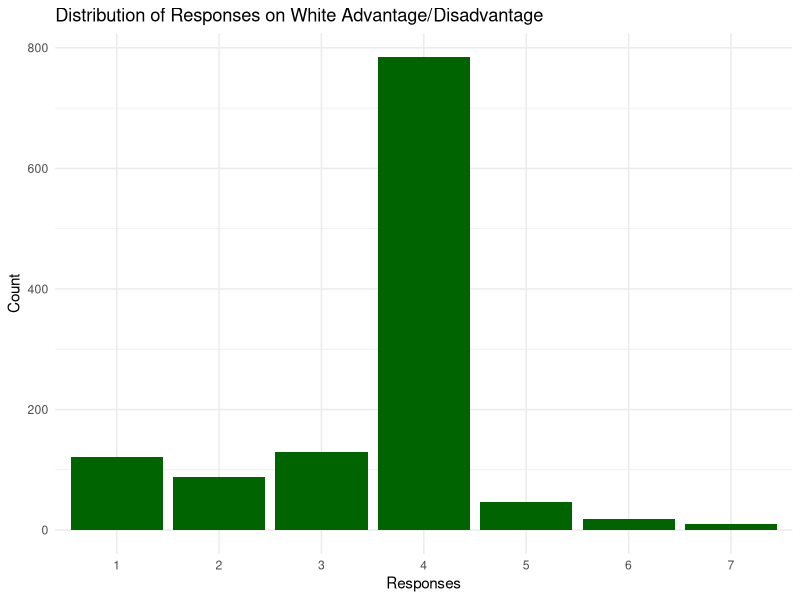
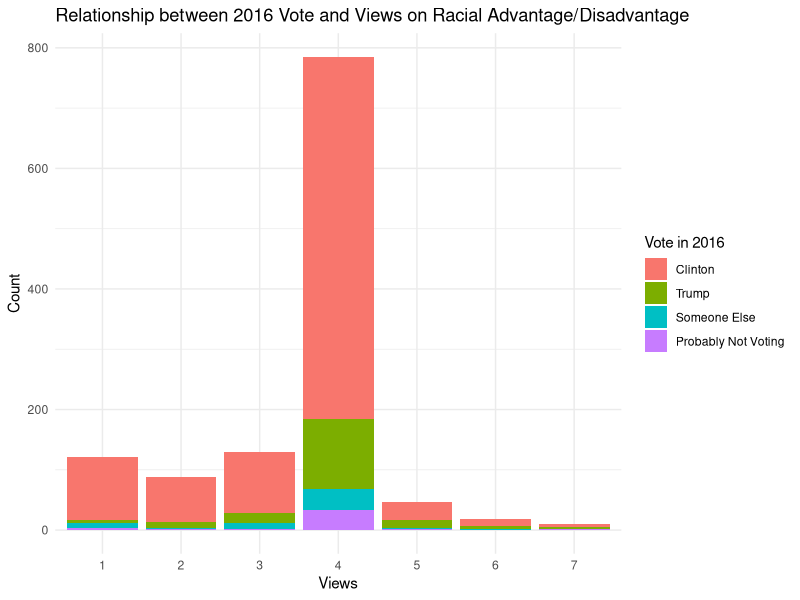
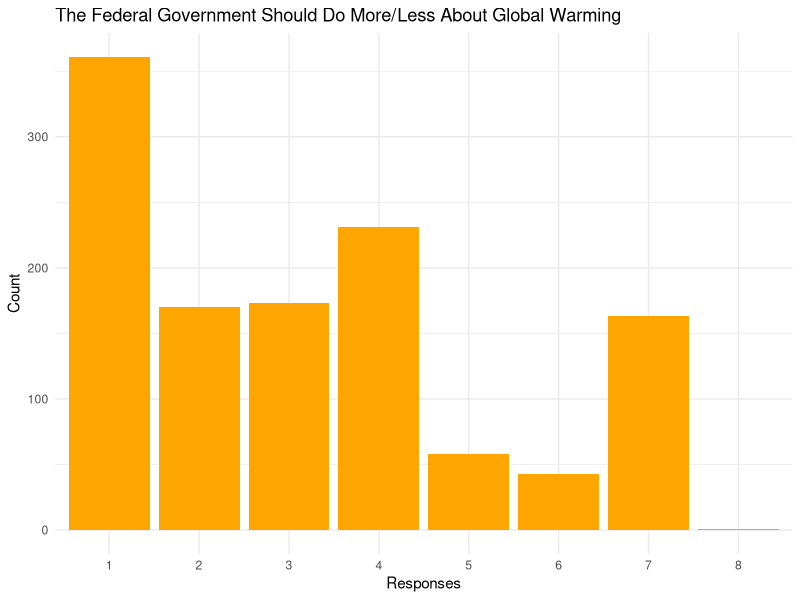
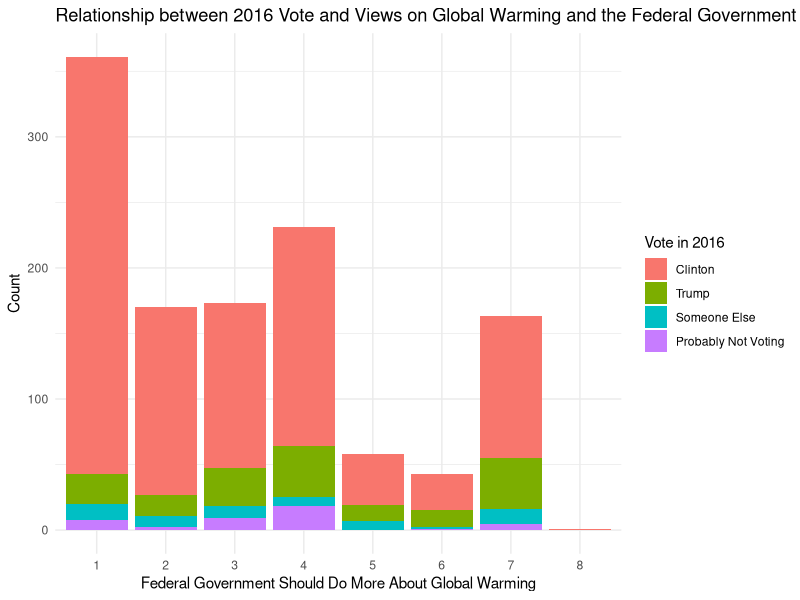
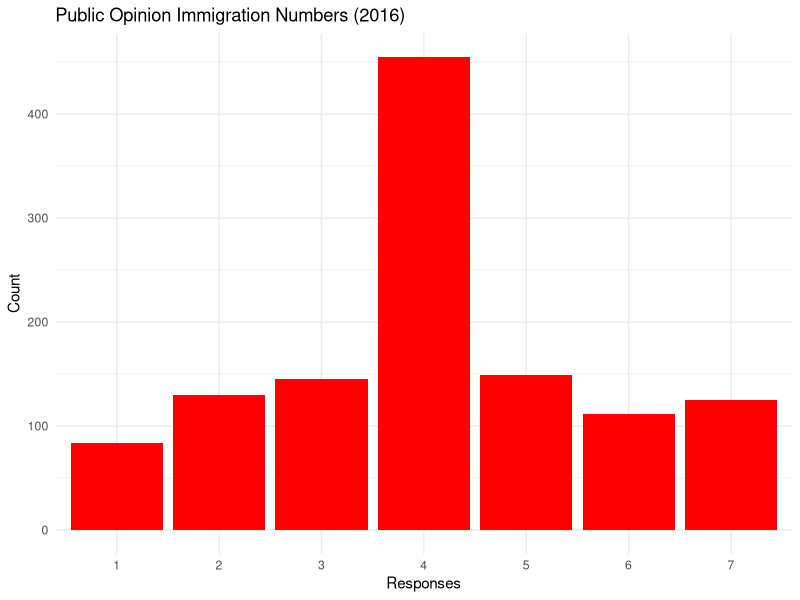
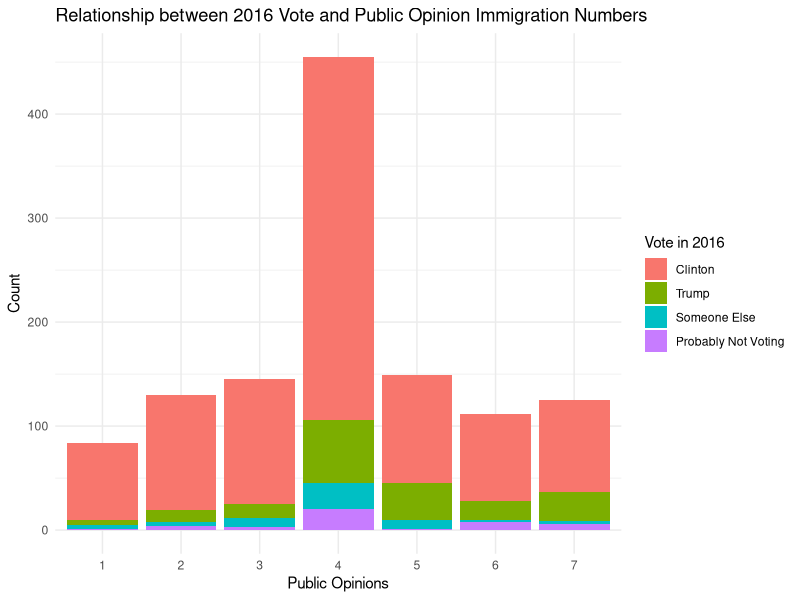
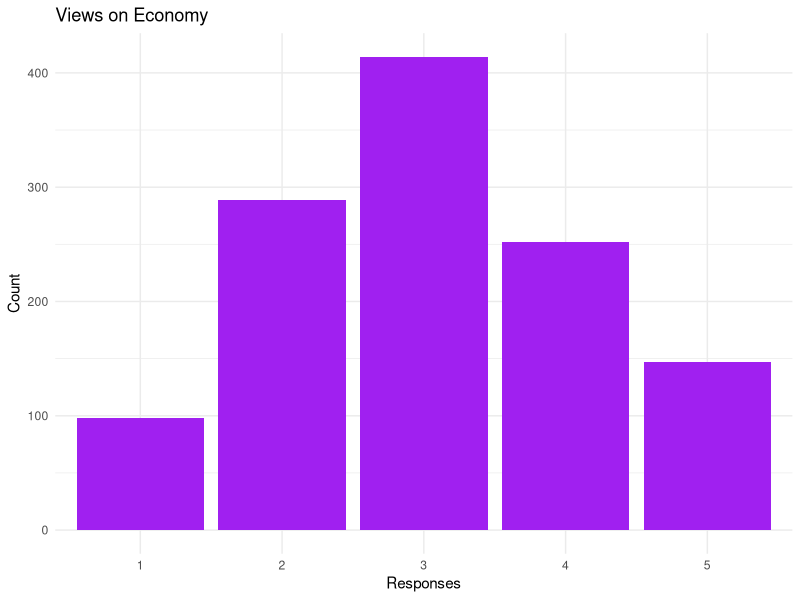
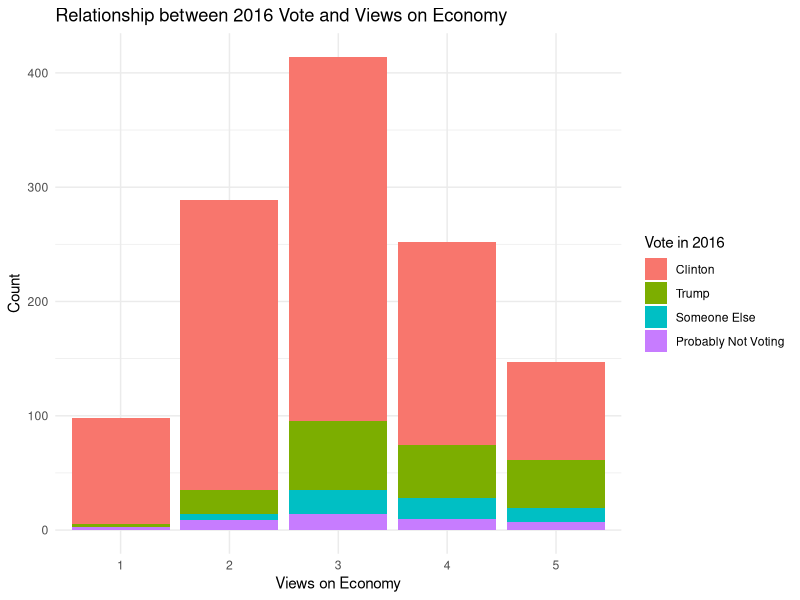

Generate these figures, in order, with R:
library(here)
library(tidyverse)
library(dplyr)
library(ggplot2)

anes_data <- read_csv(here("data", "anes_pilot_2016.csv"))

vote2016 <- anes_data$vote16dt
vote2016 <- ifelse(vote2016 == 9, NA, vote2016)
vote2016 <- factor(vote2016, 
                   levels = c(1, 2, 3, 4),
                   labels = c("Clinton", "Trump", "Someone Else", "Probably Not Voting"))

white_adv <- anes_data$wad4b
white_adv <- ifelse(white_adv == 9, NA, white_adv)

impute_mode <- function(x) {
  mode_val <- as.numeric(names(sort(table(x), decreasing = TRUE)[1]))
  ifelse(is.na(x), mode_val, x)
}

white_adv <- impute_mode(white_adv)
vote2016 <- factor(impute_mode(as.numeric(vote2016)),
                   levels = c(1, 2, 3, 4),
                   labels = c("Clinton", "Trump", "Someone Else", "Probably Not Voting"))

impute_mean <- function(x) {
  mean_val <- mean(x, na.rm = TRUE)
  ifelse(is.na(x), mean_val, x)
}

warmdo <- impute_mean(anes_data$warmdo)
immig_numb <- impute_mean(anes_data$immig_numb)
econnow <- impute_mean(anes_data$econnow)

anes_data$vote2016 <- vote2016
anes_data$white_adv <- white_adv
anes_data$warmdo <- warmdo
anes_data$immig_numb <- immig_numb
anes_data$econnow <- econnow

ggplot(anes_data, aes(x = factor(white_adv, exclude = NULL))) +
  geom_bar(fill = "darkgreen") +
  labs(
    title = "Distribution of Responses on White Advantage/Disadvantage",
    x = "Responses",
    y = "Count"
  ) +
  theme_minimal()

ggplot(anes_data, aes(x = factor(white_adv), fill = factor(vote2016))) +
  geom_bar() +
  labs(
    title = "Relationship between 2016 Vote and Views on Racial Advantage/Disadvantage",
    x = "Views",
    y = "Count",
    fill = "Vote in 2016"
  ) +
  theme_minimal()

ggplot(anes_data, aes(x = factor(warmdo, exclude = NULL))) +
  geom_bar(fill = "orange") +
  labs(
    title = "The Federal Government Should Do More/Less About Global Warming",
    x = "Responses",
    y = "Count"
  ) +
  theme_minimal()

ggplot(anes_data, aes(x = factor(warmdo), fill = factor(vote2016))) +  
  geom_bar() +
  labs(
    title = "Relationship between 2016 Vote and Views on Global Warming and the Federal Government",
    x = "Federal Government Should Do More About Global Warming",
    y = "Count",
    fill = "Vote in 2016"
  ) +
  theme_minimal()

ggplot(anes_data, aes(x = factor(immig_numb, exclude = NULL))) +
  geom_bar(fill = "red") +
  labs(
    title = "Public Opinion Immigration Numbers (2016)",
    x = "Responses",
    y = "Count"
  ) +
  theme_minimal()

ggplot(anes_data, aes(x = factor(immig_numb), fill = factor(vote2016))) +
  geom_bar() +
  labs(
    title = "Relationship between 2016 Vote and Public Opinion Immigration Numbers",
    x = "Public Opinions",
    y = "Count",
    fill = "Vote in 2016"
  ) +
  theme_minimal()

ggplot(anes_data, aes(x = factor(econnow, exclude = NULL))) +
  geom_bar(fill = "purple") +
  labs(
    title = "Views on Economy",
    x = "Responses",
    y = "Count"
  ) +
  theme_minimal()

ggplot(anes_data, aes(x = factor(econnow), fill = factor(vote2016))) +
  geom_bar() +
  labs(
    title = "Relationship between 2016 Vote and Views on Economy",
    x = "Views on Economy",
    y = "Count",
    fill = "Vote in 2016"
  ) +
  theme_minimal()

